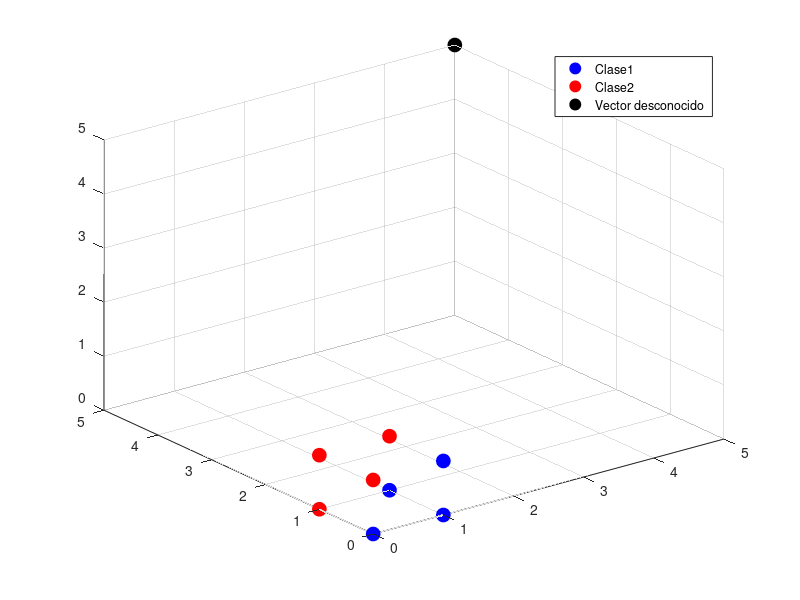

This chart was generated by the following MATLAB code:
clc %limpiar pantalla
clear all %Elimina todas las variables
close all %cierra todo
warning off all %Elimina las advertencias

%Programa que calcula la toma de decisiones entre dos clases
%Para un elemento desconocido en 3D

%Definir clases:
c1 = [0 1 1 1; 0 0 1 0; 0 0 0 1];
c2 = [0 0 1 0; 0 1 1 1; 1 1 1 0];
%vectorDesconocido = [0.3; 1; 0.7];
vx = input("Dame la coordenada del vector en x=");
vy = input("Dame la coordenada del vector en y=");
vz = input("Dame la coordenada del vector en z=");
vectorDesconocido = [vx; vy; vz];

%Graficando las variables
figure(1)
plot3(c1(1,:), c1(2,:), c1(3,:), 'bo', 'MarkerSize', 10, 'MarkerFaceColor', 'b');
%plot3: grafica en 3d
%Eje X (Primera dimension de C1)
%Eje Y (Primera dimension de C2)
%Eje Z (Primera dimension de C3)
%Color de linea rojo, con puntito relleno
%Tipo de letra MarkerSize
%Tamaño 10
%Tipo de color MarkerFaceColor
%Color de la letra: Azul 
grid on %Poner una cuadricula
hold on %Mantener el dibujo
plot3(c2(1,:), c2(2,:), c2(3,:), 'ro', 'MarkerSize', 10, 'MarkerFaceColor', 'r');
plot3(vectorDesconocido(1,:), vectorDesconocido(2,:), vectorDesconocido(3,:), 'ko', 'MarkerSize', 10, 'MarkerFaceColor', 'k');
legend('Clase1', 'Clase2', 'Vector desconocido'); %La leyenda de las 2 graficas

%Proceso matematico
media1 = mean(c1,2);
media2 = mean(c2,2);

dist1 = norm(media1-vectorDesconocido);
dist2 = norm(media2-vectorDesconocido);
dist_tot = [dist1,dist2];
minimo = min(min(dist_tot));
dato = find(dist_tot == minimo);

fprintf("El vector desconocido pertenece a la clase %d\n",(dato));
disp("fin de proceso")
